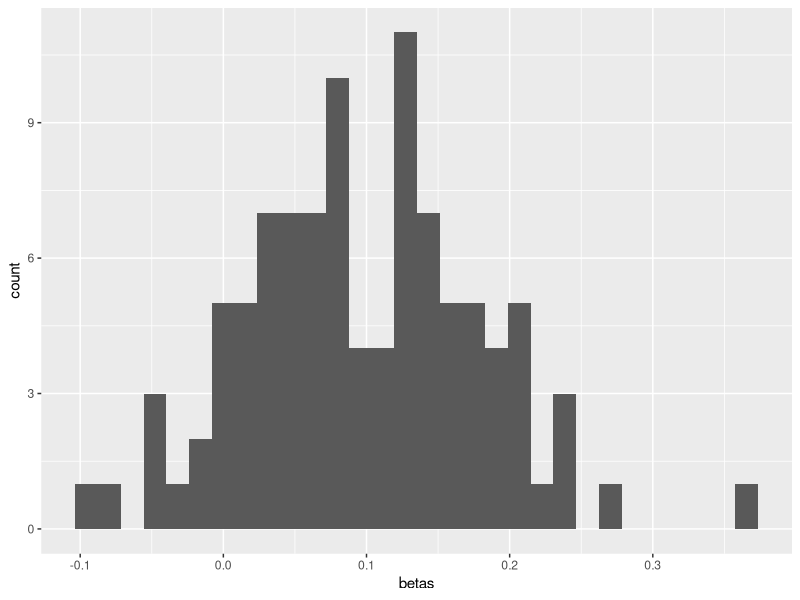
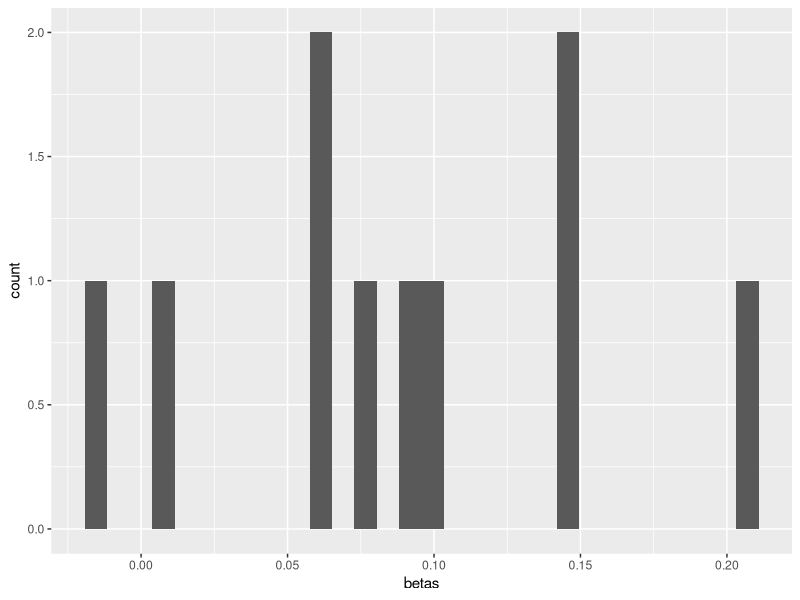
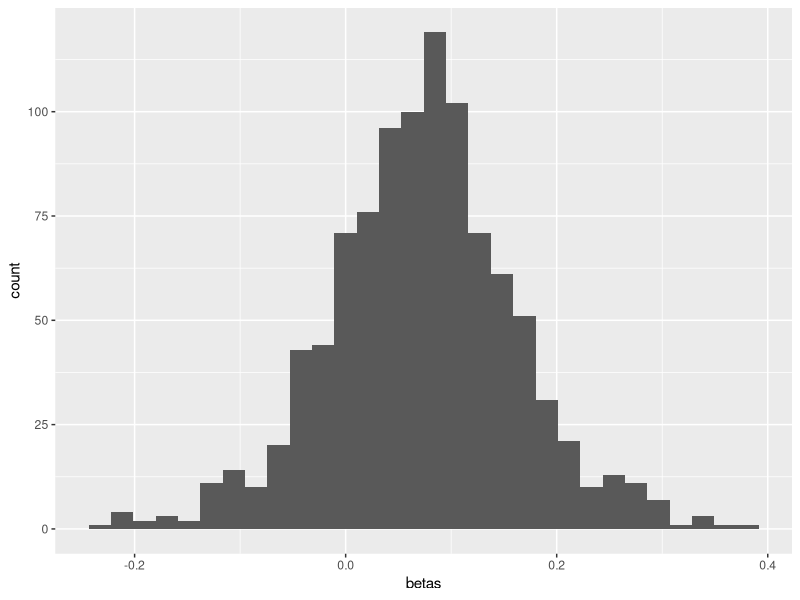
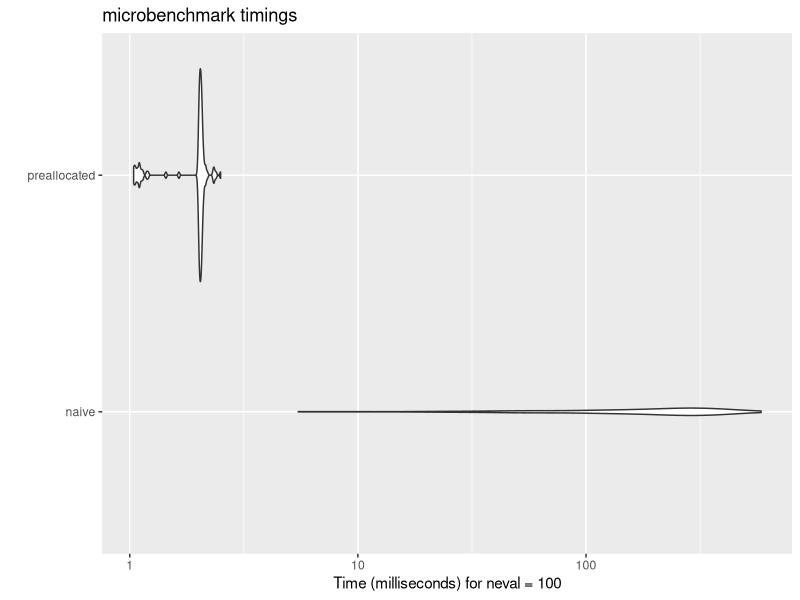

These figures' R source, in order:
## ---- chunk 1
library(tidyverse)
## ---- chunk 2
# load the diamonds data
data("diamonds") 

# average price, table, depth
diamonds %>% 
  summarise(mean(price), mean(table), mean(depth))
## ---- chunk 3
# vector of integers 1 to 10
x = 1:10
# view it
x
## ---- chunk 4
x2 = vector(mode = "double", length = length(x))
x2
## ---- chunk 5
for(i in seq_along(x)){
  print(i)
}
## ---- chunk 6
for(i in seq_along(x)){
  x2[i] = x[i]*2
}
## ---- chunk 7
x2
## ---- chunk 8
# define the output
x_squared = vector(mode = "double", length = length(x))
# run the loop
for(i in seq_along(x)){
  x_squared[i] = x[i]^2
}
# view the output
x_squared
## ---- chunk 9
x*2
## ---- chunk 10
# vector of integers 1 to 20
test_vector = 1:20
## ---- chunk 11
square = function(x){
  # first define the output
  output = vector(mode = "double", length = length(x))
  for(i in seq_along(x)){
    output[i] = x[i]^2
  }
  return(output)
}
## ---- chunk 12
square(x = test_vector)
## ---- chunk 13
my_mean = function(x){
  # 1. calculate the sum of the vector
  ## (if we used sum() it would just be sum(x))
  ## define an empty object called "sum"
  sum = 0
  ## now loop over the input and add each element to sum
  for(i in seq_along(x)){
    sum = sum + x[i]
  }
  # 2. get the length of the vector
  ## start with an empty value
  n = 0
  ## the for each element of the vector...
  for(i in seq_along(x)){
    n = n + 1 # add one!
  }
  # 3. the mean is sum/n
  mean = sum/n
  # 4. return it!
  return(mean)
}
## ---- chunk 14
diamonds %>% 
  summarise(my_mean(price), mean(price))
## ---- chunk 15
df <- tibble(
  a = rnorm(n = 5, mean = 0, sd = 1),
  b = rnorm(n = 5, mean = 0, sd = 1),
  c = rnorm(n = 5, mean = 0, sd = 1),
  d = rnorm(n = 5, mean = 0, sd = 1)
)
df
## ---- chunk 16
df %>% 
  map(mean)
## ---- chunk 17
df$a
## ---- chunk 18
# estimate a linear model
model = lm(formula = log(price) ~ carat + table + depth, data = diamonds)
# view the structure of the output with `$`
str(model)
## ---- chunk 19
summary_model = summary(model)
str(summary_model)
## ---- chunk 20
summary_model$r.squared
## ---- chunk 21
summary_model$sigma
## ---- chunk 22
diamonds %>% 
  lm(formula = log(price) ~ carat, data = .) %>% 
  summary()
## ---- chunk 23
diamonds%>% 
  split(.$cut) 
## ---- chunk 24
diamonds %>% 
  split(.$cut) %>% 
  class()
## ---- chunk 25
diamonds %>% 
  split(.$cut) %>% 
  map(function(x) lm(formula = log(price) ~ carat, data = x)) # notice the x! It's the argument to this "lambda" function ( a function defined inside a function)
## ---- chunk 26
diamonds %>% 
  split(.$cut) %>% 
  map(function(x) lm(formula = log(price) ~ carat, data = x)) %>% 
  map(summary)
## ---- chunk 27
diamonds %>% 
  split(.$cut) %>% 
  map(function(x) lm(formula = log(price) ~ carat, data = x)) %>% 
  map(summary) %>% 
  map(~.$r.squared)
## ---- chunk 28
diamonds %>% 
  split(.$color) %>% 
  map(function(x) lm(formula = log(price) ~ carat + depth, data = x)) %>% 
  map(summary) %>% 
  map_dbl(~.$sigma) 
## ---- chunk 29
lm(formula = log(price) ~ table, data = diamonds)
## ---- chunk 30
diamonds %>% 
  slice_sample(n = 30) %>% 
  lm(formula = log(price) ~ table, data = .)
## ---- chunk 31
diamonds %>% 
  slice_sample(n = 30) %>% 
  lm(formula = log(price) ~ table, data = .)
## ---- chunk 32
diamonds %>% 
  slice_sample(n = 30) %>% 
  lm(formula = log(price) ~ table, data = .) %>% 
  coef()
## ---- chunk 33
diamonds %>% 
  slice_sample(n = 30) %>% 
  lm(formula = log(price) ~ table, data = .) %>% 
  coef() %>% 
  class()
## ---- chunk 34
betas = diamonds %>% 
  slice_sample(n = 30) %>% 
  lm(formula = log(price) ~ table, data = .) %>% 
  coef() 
## ---- chunk 35
beta_1 = betas[2]
## ---- chunk 36
beta_1
## ---- chunk 37
diamonds %>% 
  slice_sample(n = 30) %>% 
  lm(formula = log(price) ~ table, data = .) %>% 
  coef() %>% 
  .[2]
## ---- chunk 38
lm_sampler = function(sample_size=30){
  beta_1 = diamonds %>% 
    slice_sample(n = 30) %>% 
    lm(formula = log(price) ~ table, data = .) %>% 
    coef() %>% 
    .[2]
  return(beta_1)
}
## ---- chunk 39
lm_sampler(sample_size = 30)
## ---- chunk 40
n_sims = 100
## ---- chunk 41
betas = vector("double", length = n_sims)
## ---- chunk 42
for(i in seq_along(betas)){
  betas[i] = lm_sampler(sample_size = 30)
}
## ---- chunk 43
betas
## ---- chunk 44
betas_tbl = tibble(betas)
## ---- chunk 45
ggplot(data = betas_tbl, aes(x = betas)) + 
  geom_histogram()
## ---- chunk 46
lm_sampler2 = function(sample_size = 30, n_sims = 100){
  betas = vector("double", length = n_sims)
  for(i in seq_along(betas)){
    betas[i] = diamonds %>% 
      slice_sample(n = 30) %>% 
      lm(formula = log(price) ~ table, data = .) %>% 
      coef() %>% 
      .[2]
  }
  betas_tbl = tibble(betas)
  return(betas_tbl)
}
## ---- chunk 47
lm_sampler2(sample_size = 30, n_sims=10) %>% 
  ggplot(data = ., aes(x = betas)) + 
  geom_histogram()
## ---- chunk 48
lm_sampler2(sample_size = 30, n_sims=1000) %>% 
  ggplot(data = ., aes(x = betas)) + 
  geom_histogram()
## ---- chunk 49
big_vector = 1:10^3
## ---- chunk 50
output_naive = c()
length(output_naive)
## ---- chunk 51
output_preallocated = vector(mode = "double", length = length(big_vector))
length(output_preallocated)
## ---- chunk 52
speed_tests = microbenchmark::microbenchmark(
  ## the naive loop
  "naive" = for(i in seq_along(big_vector)){
    output_naive = append(output_naive, big_vector[i]^2)
  },
  ## the preallocated loop
  "preallocated" = for(i in seq_along(big_vector)){
    output_preallocated[i] = big_vector[i]^2
  },
  times = 100 # number of times to run the test
)
# plot the output 
ggplot2::autoplot(speed_tests)
## ---- chunk 53
x1 = "23. PROPER DATE MARKING AND DISPOSITION - Comments: MUST PROVIDE DATE MARKINGS TO TCS/RTE FOODS, PREPARED ONSITE AND HELD IN COOLERS OVER 24 HRS. INSTRUCTED TO PROVIDE CONSUME BY DATES AND MAINTAIN. PRIORITY FOUNDATION 7-38-005 NO CITATION ISSUED. | 37. FOOD PROPERLY LABELED; ORIGINAL CONTAINER - Comments: MUST LABEL FOOD STORAGE CONTAINERS WITH COMMON FOOD NAMES; FLOUR, SUGAR, ETC., WHEN FOOD HAS BEEN REMOVED FROM ORIGINAL PACKAGING. INSTRUCTED TO MAINTAIN. | 41. WIPING CLOTHS: PROPERLY USED & STORED - Comments: MUST STORE WIPING CLOTHS IN PREP AREAS IN SANITIZER BUCKET BETWEEN USES TO PREVENT CROSS CONTAMINATION. INSTRUCTED TO MAINTAIN. | 47. FOOD & NON-FOOD CONTACT SURFACES CLEANABLE, PROPERLY DESIGNED, CONSTRUCTED & USED - Comments: FOUND TORN REFRIGERATION GASKETS ON MULTIPLE REFRIGERATION UNITS THROUGHOUT FACILITY. INSTRUCTED FACILITY TO REPLACE ALL TORN GASKETS AND MAINTAIN"
## ---- chunk 54
x2 = "36. THERMOMETERS PROVIDED & ACCURATE - Comments: 4-204.112(B) NOTED NO THERMOMETERS INSIDE FOUR DISPLAY COOLER UNITS CONSPICUOUSLY POSTED TO MONITOR THE AMBIENT AIR TEMPERATURE OF EQUIPMENT. INSTRUCTED TO EQUIP ALL REFRIGERATION UNITS WITH ACCURATE AND WORKING THERMOMETERS. | 53. TOILET FACILITIES: PROPERLY CONSTRUCTED, SUPPLIED, & CLEANED - Comments: 5-501.17 OBSERVED NO COVERED RECEPTACLE (WASTE CAN WITH LID) IN UNISEX EMPLOYEE WASHROOM. INSTRUCTED TO PROVIDE COVERED WASTE RECEPTACLE. "
## ---- chunk 55
x1 %>% 
  str_match_all("[0-9]+\\.\\s")
## ---- chunk 56
x2 %>% 
  str_match_all("[0-9]+\\.\\s")
## ---- chunk 57
x1 %>% 
  str_match_all("[0-9]+\\.\\s") %>% 
  unlist()
## ---- chunk 58
x1 %>% 
  str_match_all("[0-9]+\\.\\s") %>% 
  unlist() %>% 
  length()
## ---- chunk 59
df = tibble("violations" = c(x1,x2))
df
## ---- chunk 60
get_violations = function(x){
  n_violations = vector("double", length = length(x))
  for(i in seq_along(x)){
    n_violations[i] = x[i] %>% 
      str_match_all("[0-9]+\\.\\s") %>% 
      unlist() %>% 
      length()
  }
  return(n_violations)
}
## ---- chunk 61
df$n_violations = df %>% 
  select(violations) %>% 
  map(get_violations) %>% 
  unlist()
## ---- chunk 62
df %>% 
  select(n_violations)
